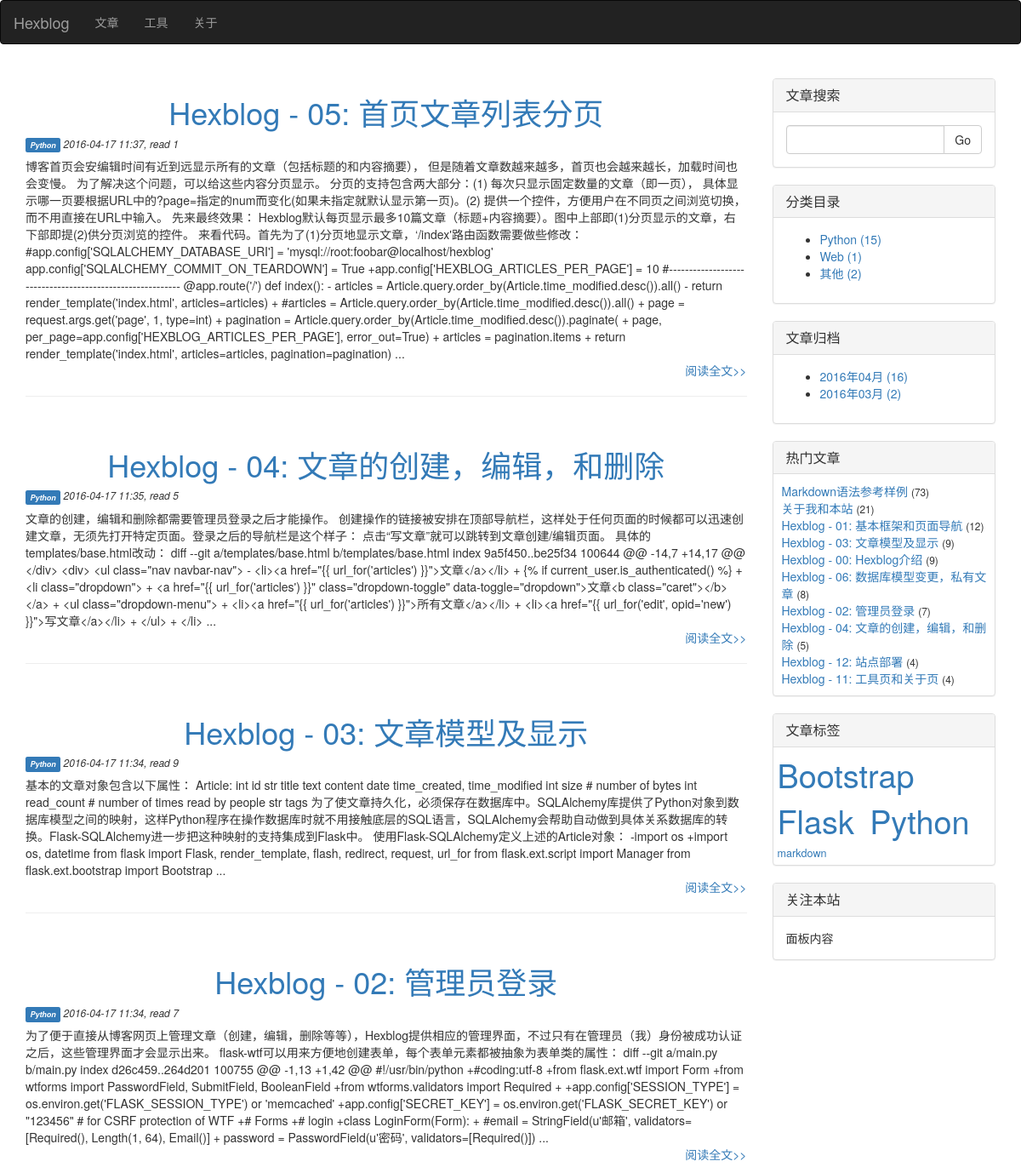
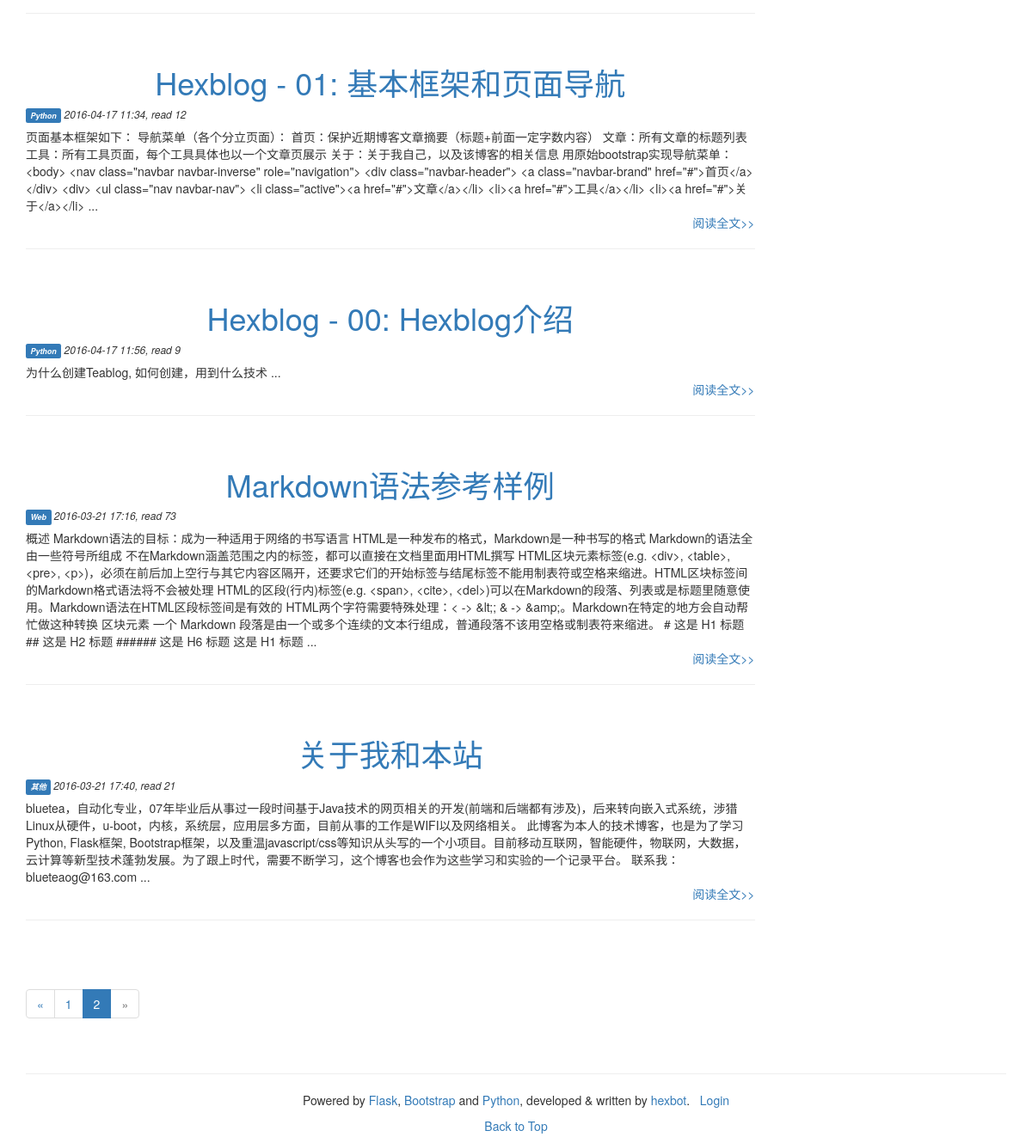
Screenshot of /?page=2 with the database file from the repository (2 pictures, top to bottom).
### manage.py (models this page shows, shortened)
class Article(db.Model):
    __tablename__ = 'articles'
    id = db.Column(db.Integer, primary_key=True)
    title = db.Column(db.Unicode(128), unique=True, index=True, nullable=False)
    content = db.Column(db.UnicodeText) # plain-text or markdown
    content_html = db.Column(db.UnicodeText) # html
    content_pre = db.Column(db.UnicodeText) # several top lines for preview in 'index' page
    content_size = db.Column(db.Integer)
    time_created = db.Column(db.DateTime, index=True, default=datetime.now())
    time_modified = db.Column(db.DateTime, index=True, default=datetime.now())
    read_count = db.Column(db.Integer)
    private = db.Column(db.Boolean) # non-public, or hidden
    category_id = db.Column(db.Integer, db.ForeignKey('categories.id'))
    series_id = db.Column(db.Integer, db.ForeignKey('series.id'), nullable=True) # could be null
    tags = db.Column(db.Unicode(256), index=True, nullable=True) # space separated tag worlds

class Category(db.Model):
    __tablename__ = 'categories'
    id = db.Column(db.Integer, primary_key=True)
    name = db.Column(db.Unicode(32), unique=True, index=True, nullable=False)
    articles = db.relationship('Article', backref='category', lazy='dynamic')

### manage.py (the view)
@app.route('/')
def index():
    page = request.args.get('page', 1, type=int)
    pagination = Article.query.order_by(Article.time_created.desc()).paginate(
                    page, per_page=app.config['HEXBLOG_ARTICLES_PER_PAGE'], error_out=True)
    articles = pagination.items
    return render_template('index.html', articles=articles, pagination=pagination)

### manage.py (called while the page is built)
def update_tags_cache(articles=None, reverse=False):
    tags = {}
    if not articles:
        articles = Article.query.order_by(Article.title).all()
    for article in articles:
        if not article.tags:
            continue
        for tag in article.tags.split():
            tags.setdefault(tag, set())
            tags[tag].add(article)
    return sorted(tags.items(), reverse=reverse) # _list_ of item: ('tag', {art1, art2, ...})

### templates/index.html (shortened to what this page needs)
{% extends 'base.html' %}
{% block page_content %}
{% for article in articles %}
<div class="post">
	<h1 class="post-title text-center"><a href="{{ url_for('article', id=article.id) }}">{{ article.title }}</a></h1>
    <p class="date">
        <h6>
            <em>
                <a href="{{ url_for('articles', by='category') }}#{{ article.category.name }}">
                    <span class="label label-primary">{{ article.category.name }}</span>
                </a>
                {{ article.time_modified.strftime("%Y-%m-%d %H:%M") }}, read {{ article.read_count }}
            </em>
        </h6>
    </p>
	<div class="post_body">
        {% if article.content_pre %}
            {{ article.content_pre|striptags }}
        {% elif article.content_html %}
            {{ article.content_html|striptags }}
        {% else %}
            {{ article.content }}
        {% endif %}
        ...
    </div>
    <p class="text-right"><a href="{{ url_for('article', id=article.id) }}">阅读全文&gt;&gt;</a></p>
    <hr><br>
</div>
{% endfor %}
<div class="pagination">
    {{ macros.widget_pagination(pagination, 'index') }}
</div>
{% endblock %}

### templates/_macros.html (shortened to what this page needs)
{% macro widget_pagination(pagination, endpoint) %}
{% if pagination.total %}
<ul class="pagination">
    <li{%if not pagination.has_prev %} class="disabled"{% endif %}>
        <a href="{% if pagination.has_prev %}{{ url_for(endpoint, page=pagination.page-1, **kwargs) }}{% else %}#{% endif %}">
            &laquo;
        </a>
    </li>
    {% for p in pagination.iter_pages() %}
        {% if p %}
            {% if p == pagination.page %}
            <li class="active"><a href="{{ url_for(endpoint, page=p, **kwargs) }}">{{ p }}</a></li>
            {% else %}
            <li><a href="{{ url_for(endpoint, page=p, **kwargs) }}">{{ p }}</a></li>
            {% endif %}
        {% else %}
            <li class="disabled"><a href="#">&hellip;</a></li>
        {% endif %}
    {% endfor %}
    <li{%if not pagination.has_next %} class="disabled"{% endif %}>
        <a href="{% if pagination.has_next %}{{ url_for(endpoint, page=pagination.page+1, **kwargs) }}{% else %}#{% endif %}">
            &raquo;
        </a>
    </li>
</ul>
{% endif %}
{% endmacro %}
{% macro widget_search(data, endpoint) %}
<div class="panel panel-default">
    <div class="panel-heading">
        <h3 class="panel-title">文章搜索</h3>
    </div>
    <div class="panel-body">
        <form id="search_form" name="search_form" action="search" method="POST" role="form">
            <div class="input-group">
               <input id="searched_words" name="searched_words" type="text" class="form-control">
               <span class="input-group-btn">
                  <button class="btn btn-default" type="submit">Go</button>
               </span>
            </div>
        </form>
    </div>
</div>
{% endmacro %}
{% macro widget_category(data, endpoint) %}
<div class="panel panel-default">
    <div class="panel-heading">
        <h3 class="panel-title">分类目录</h3>
    </div>
    <div class="panel-body">
        <ul>
            {% for category, num in data.items() %}
                <li>
                    <a href="{{ url_for(endpoint, by='category') }}#{{ category.name }}">
                        {{ category.name }} ({{ num }})
                    </a>
                </li>
            {% endfor %}
        </ul>
    </div>
</div>
{% endmacro %}
{% macro widget_archive(data, endpoint) %}
<div class="panel panel-default">
    <div class="panel-heading">
        <h3 class="panel-title">文章归档</h3>
    </div>
    <div class="panel-body">
        <ul>
            {% for year, months in data.items() %}
                {% for month, num in months.items() %}
                    <li>
                        <a href="{{ url_for(endpoint, by='time_created') }}#{{ year }}-{{ month }}">
                            {{ year }}年{{ "%02d"|format(month) }}月 ({{ num }})
                        </a>
                    </li>
                {% endfor %}
            {% endfor %}
        </ul>
    </div>
</div>
{% endmacro %}
{% macro widget_popular(data, endpoint) %}
<div class="panel panel-default">
    <div class="panel-heading">
        <h3 class="panel-title">热门文章</h3>
    </div>
    <div class="panel-body" style="padding: 10px 5px 10px 10px;">
        {% for article in data %}
        <a href="{{ url_for(endpoint, id=article.id) }}">{{ article.title|truncate(30, True) }}</a> <small>({{ article.read_count }})</small><br>
        {% endfor %}
    </div>
</div>
{% endmacro %}
{% macro widget_tags(data, endpoint) %}
    {% set num_min, num_max = data[0] %}
    {% set font_min, font_max = (90, 270) %}
    {% if num_min == num_max or num_min == -1 %}
    {%      set size_delta = 0 %}
    {% else %}
    {%      set size_delta = ((font_max - font_min) // (num_max - num_min)) %}
    {% endif %}
<div class="panel panel-default">
    <div class="panel-heading">
        <h3 class="panel-title">文章标签</h3>
    </div>
    <div class="panel-body" style="padding: 5px;">
        {% for tag_data in data[1:] %}
        <a href="{{ url_for(endpoint, by='tag') }}#{{ tag_data[0] }}">
            <span style="font-size:{{ (tag_data[1] - num_min) * size_delta + font_min }}%">{{ tag_data[0] }}<span>
        </a>&nbsp;
        {% endfor %}
    </div>
</div>
{% endmacro %}

### rows the page displays
Article: title "Hexblog - 05: 首页文章列表分页", category.name "Python", time_modified "2016-04-17 11:37", read_count "1", content_pre "博客首页会安编辑时间有近到远显示所有的文章（包括标题的和内容摘要）， 但是随着文章数越来越多，首页也会越来越长，加载时间也会变慢。 为了解决这个问题，可以给这些内容分页显示。 分页的支持包含两大部分：(1) 每次只显示固定数量的文章（即一页）， 具体显示哪一页要根据URL中的?page=指定的num而变化(如果未指定就默认显示第一页)。(2) 提供一个控件，方便用户在不同页之间浏览切换，而不用直接在URL中输入。 先来最终效果： Hexblog默认每页显示最多10篇文章（标题+内容摘要）。图中上部即(1)分页显示的文章，右下部即提(2)供分页浏览的控件。 来看代码。首先为了(1)分页地显示文章，‘/index'路由函数需要做些修改： #app.config['SQLALCHEMY_DATABASE_URI'] = 'mysql://root:foobar@localhost/hexblog' app.config['SQLALCHEMY_COMMIT_ON_TEARDOWN'] = True +app.config['HEXBLOG_ARTICLES_PER_PAGE'] = 10 #---------------------------------------------------------- @app.route('/') def index(): - articles = Article.query.order_by(Article.time_modified.desc()).all() - return render_template('index.html',…"
Article: title "Hexblog - 04: 文章的创建，编辑，和删除", category.name "Python", time_modified "2016-04-17 11:35", read_count "5", content_pre "文章的创建，编辑和删除都需要管理员登录之后才能操作。 创建操作的链接被安排在顶部导航栏，这样处于任何页面的时候都可以迅速创建文章，无须先打开特定页面。登录之后的导航栏是这个样子： 点击“写文章”就可以跳转到文章创建/编辑页面。 具体的templates/base.html改动： diff --git a/templates/base.html b/templates/base.html index 9a5f450..be25f34 100644 @@ -14,7 +14,17 @@ </div> <div> <ul class=\"nav navbar-nav\"> - <li><a href=\"{{ url_for('articles') }}\">文章</a></li> + {% if current_user.is_authenticated() %} + <li class=\"dropdown\"> + <a href=\"{{ url_for('articles') }}\" class=\"dropdown-toggle\" data-toggle=\"dropdown\">文章<b class=\"caret\"></b></a> + <ul class=\"dropdown-menu\"> + <li><a href=\"{{ url_for('articles') }}\">所有文章</a></li> + <li><a href=\"{{ url_for('edit', opid='new') }}\">写文章</a></li> + </ul> + </li>"
Article: title "Hexblog - 03: 文章模型及显示", category.name "Python", time_modified "2016-04-17 11:34", read_count "9", content_pre "基本的文章对象包含以下属性： Article: int id str title text content date time_created, time_modified int size # number of bytes int read_count # number of times read by people str tags 为了使文章持久化，必须保存在数据库中。SQLAlchemy库提供了Python对象到数据库模型之间的映射，这样Python程序在操作数据库时就不用接触底层的SQL语言，SQLAlchemy会帮助自动做到具体关系数据库的转换。Flask-SQLAlchemy进一步把这种映射的支持集成到Flask中。 使用Flask-SQLAlchemy定义上述的Article对象： -import os +import os, datetime from flask import Flask, render_template, flash, redirect, request, url_for from flask.ext.script import Manager from flask.ext.bootstrap import Bootstrap"
Article: title "Hexblog - 02: 管理员登录", category.name "Python", time_modified "2016-04-17 11:34", read_count "7", content_pre "为了便于直接从博客网页上管理文章（创建，编辑，删除等等），Hexblog提供相应的管理界面，不过只有在管理员（我）身份被成功认证之后，这些管理界面才会显示出来。 flask-wtf可以用来方便地创建表单，每个表单元素都被抽象为表单类的属性： diff --git a/main.py b/main.py index d26c459..264d201 100755 @@ -1,13 +1,42 @@ #!/usr/bin/python +#coding:utf-8 +from flask.ext.wtf import Form +from wtforms import PasswordField, SubmitField, BooleanField +from wtforms.validators import Required + +app.config['SESSION_TYPE'] = os.environ.get('FLASK_SESSION_TYPE') or 'memcached' +app.config['SECRET_KEY'] = os.environ.get('FLASK_SECRET_KEY') or \"123456\" # for CSRF protection of WTF +# Forms +# login +class LoginForm(Form): + #email = StringField(u'邮箱', validators=[Required(), Length(1, 64), Email()] + password =…"
Article: title "Hexblog - 01: 基本框架和页面导航", category.name "Python", time_modified "2016-04-17 11:34", read_count "12", content_pre "页面基本框架如下： 导航菜单（各个分立页面）： 首页：保护近期博客文章摘要（标题+前面一定字数内容） 文章：所有文章的标题列表 工具：所有工具页面，每个工具具体也以一个文章页展示 关于：关于我自己，以及该博客的相关信息 用原始bootstrap实现导航菜单： <body> <nav class=\"navbar navbar-inverse\" role=\"navigation\"> <div class=\"navbar-header\"> <a class=\"navbar-brand\" href=\"#\">首页</a> </div> <div> <ul class=\"nav navbar-nav\"> <li class=\"active\"><a href=\"#\">文章</a></li> <li><a href=\"#\">工具</a></li> <li><a href=\"#\">关于</a></li>"
Article: title "Hexblog - 00: Hexblog介绍", category.name "Python", time_modified "2016-04-17 11:56", read_count "9", content_pre "为什么创建Teablog, 如何创建，用到什么技术"
Article: title "Markdown语法参考样例", category.name "Web", time_modified "2016-03-21 17:16", read_count "73", content_pre "概述 Markdown语法的目标：成为一种适用于网络的书写语言 HTML是一种发布的格式，Markdown是一种书写的格式 Markdown的语法全由一些符号所组成 不在Markdown涵盖范围之内的标签，都可以直接在文档里面用HTML撰写 HTML区块元素标签(e.g. <div>, <table>, <pre>, <p>)，必须在前后加上空行与其它内容区隔开，还要求它们的开始标签与结尾标签不能用制表符或空格来缩进。HTML区块标签间的Markdown格式语法将不会被处理 HTML的区段(行内)标签(e.g. <span>, <cite>, <del>)可以在Markdown的段落、列表或是标题里随意使用。Markdown语法在HTML区段标签间是有效的 HTML两个字符需要特殊处理：< -> &lt;; & -> &amp;。Markdown在特定的地方会自动帮忙做这种转换 区块元素 一个 Markdown 段落是由一个或多个连续的文本行组成，普通段落不该用空格或制表符来缩进。 # 这是 H1 标题 ## 这是 H2 标题 ###### 这是 H6 标题 这是 H1 标题", tags "markdown"
Article: title "关于我和本站", category.name "其他", time_modified "2016-03-21 17:40", read_count "21", content_pre "bluetea，自动化专业，07年毕业后从事过一段时间基于Java技术的网页相关的开发(前端和后端都有涉及)，后来转向嵌入式系统，涉猎Linux从硬件，u-boot，内核，系统层，应用层多方面，目前从事的工作是WIFI以及网络相关。 此博客为本人的技术博客，也是为了学习Python, Flask框架, Bootstrap框架，以及重温javascript/css等知识从头写的一个小项目。目前移动互联网，智能硬件，物联网，大数据，云计算等新型技术蓬勃发展。为了跟上时代，需要不断学习，这个博客也会作为这些学习和实验的一个记录平台。 联系我：blueteaog@163.com"
Category: name "Python", num "15"
Category: name "Web", num "1"
Category: name "其他", num "2"
Article: title "Hexblog - 06: 数据库模型变更，私有文章", read_count "8"
Article: title "Hexblog - 12: 站点部署", read_count "4"
Article: title "Hexblog - 11: 工具页和关于页", read_count "4"

### other values shown
{{ p }} "1"
{{ p }} "2"
{{ year }} "2016" "2016"
{{ "%02d"|format(month) }} "04" "03"
{{ num }} "16" "2"
{{ tag_data[0] }} "Bootstrap" "Flask" "Python"
